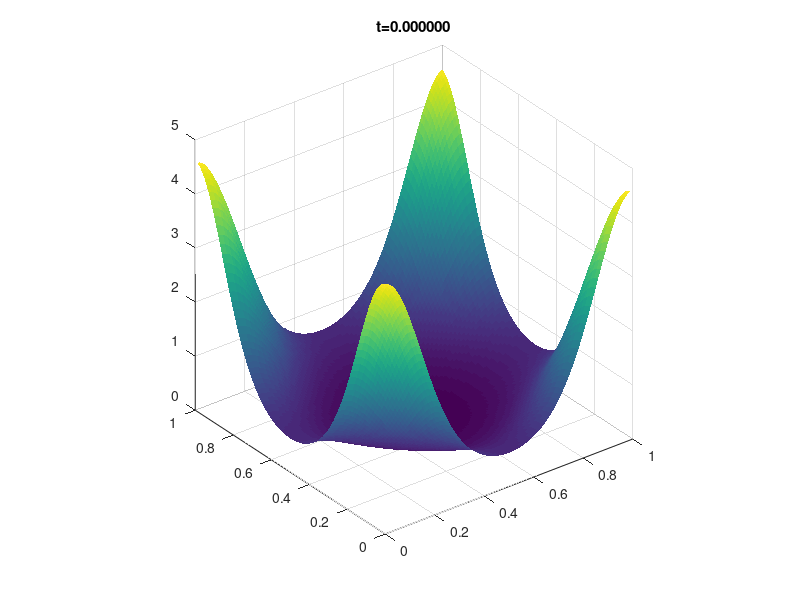

MATLAB code to generate this figure: (Note: this script raises an error after producing the figure.)
function [] = ErrorConvergenceForAdvectionEquation2D

    clc;
    clearvars;
    
    l = 1; dphi = 2 * pi / l;
    dt_recip = 1; dt = 1 / dt_recip;
    t_0 = 0; 
    t_1 = t_0;
    folder = '/Users/nikita/Documents/Projects/spc2/spc2FiniteVolumeMethods/TestCaseAdvectionEquation2D/';
    size_of_double = 8; 
    
    %% Show exact solution
    
    for t_0 = 0 : 0.1 : 0
        n = 100; dx = 1 / n;
        m = 100; dy = 1 / m;
        density = zeros(n, m);
        for i = 0 : n - 1
            for j = 0 : m - 1
                density(i + 1, j + 1) = ExactSolution(i * dx, j * dy, t_0);
            end % j
        end % i
        figure(1);
        surf(0 : dx : (n - 1) * dx, 0 : dy : (m - 1) * dy, density.', 'edgecolor', 'none');
        axis square;
        title(sprintf('t=%f', t_0));
        drawnow;
    end % t_0
    
    %% Quantify errors
    
    % num_cells_x num_cells_y l_1 l_2 l_\infty
    errors = dlmread(strcat(folder, 'error_convergence.txt'));
%     errors = errors(1 : end - 1, :);
    dxs = 1 ./ errors(:, 1);
    dys = 1 ./ errors(:, 2);
    drs = sqrt(dxs .^ 2 + dys .^ 2)
    
    figure(2);
%     h_l1 = plot(dphis, errors(:, 2), '-*', 'LineWidth', 2.5); hold on;
%     h_l2 = plot(dphis, errors(:, 3), '-*', 'LineWidth', 2.5);
%     h_linf = plot(dphis, errors(:, 4), '-*', 'LineWidth', 2.5);
    h_l1 = loglog(drs, errors(:, 3), '-*', 'LineWidth', 2.5); hold on;
    h_l2 = loglog(drs, errors(:, 4), '-*', 'LineWidth', 2.5);
    h_linf = loglog(drs, errors(:, 5), '-*', 'LineWidth', 2.5);
    x = linspace(10^(-3), 10^(-1));
%     loglog(x, x, '--k', 'LineWidth', 2.5);
    loglog(x, 10^(+3.4) * x .^ 2, '--k', 'LineWidth', 2.5);
%     loglog(x, 10^(2) * x .^ 4, '--k', 'LineWidth', 2.5);
    xlim([10^(-3), 10^(-1)]);
% 	ylim([10^(-10) 10^(-4)]);
    legend([h_l1 h_l2 h_linf], {'L^1 error', 'L^2 error', 'L^\infty error'}, 'interpreter', 'tex', 'location', 'southeast');
    grid on;
    box on;
    
    xticks([10^(-3), 10^(-2), 10^(-1)]);
    yticks([10^(-3), 10^(-1), 10^(+1)]);
    set(gca,...
        'Units', 'normalized',...
        'FontUnits', 'points',...
        'FontWeight', 'normal',...
        'FontSize', 30,...
        'FontName', 'Helvetica',...
        'linew', 1);
    
    error_substr = '<';
    for d = 1 : size(errors, 1) - 1
        error_substr = strcat(error_substr, '%f,');
    end % i
    error_substr = strcat(error_substr, '>');
    sprintf(strcat('L1: ', error_substr, ' |= %f'), diff(log(errors(:, 3))) ./ diff(log(drs)),...
        (log(errors(end, 3)) - log(errors(1, 3))) / (log(drs(end, 1)) - log(drs(1, 1))))
    sprintf(strcat('L2: ', error_substr, ' |= %f'), diff(log(errors(:, 4))) ./ diff(log(drs)),...
        (log(errors(end, 4)) - log(errors(1, 4))) / (log(drs(end, 1)) - log(drs(1, 1))))
    sprintf(strcat('L\\infty: ', error_substr, ' |= %f'), diff(log(errors(:, 5))) ./ diff(log(drs)),...
        (log(errors(end, 5)) - log(errors(1, 5))) / (log(drs(end, 1)) - log(drs(1, 1))))
    
end

function [f] = ExactSolution(x, y, t)

    k1 = 1.0; k2 = 1.0;
    mu1 = 0.0; mu2 = 0.0;
    f = exp(k1 * cos(2.0 * pi * (x - mu1 - t)) + k2 * cos(2.0 * pi * (y - mu2 - t))) / (besseli(0, k1) * besseli(0, k2));

end